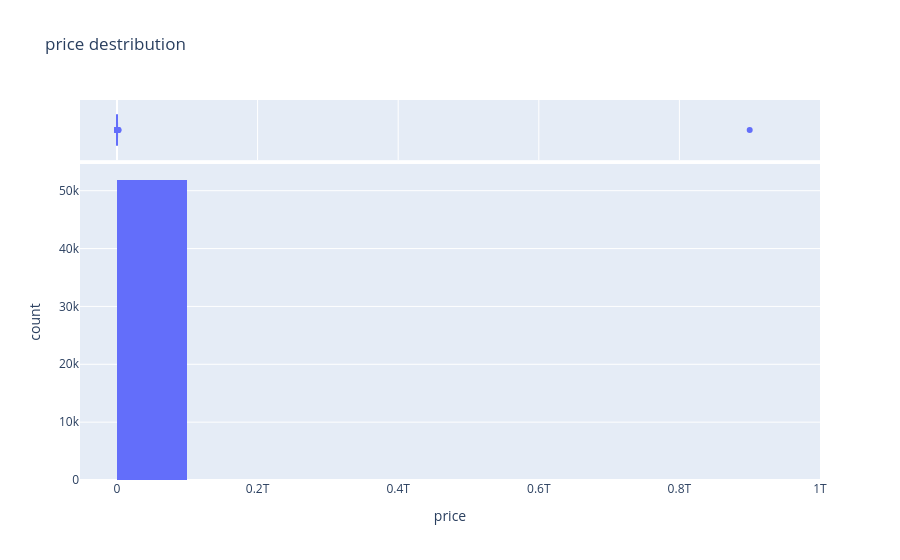

Here is the notebook cell this chart was saved with:
### Markdown cell above
- The mean price (Rs 58.3M) is much higher than the median (Rs 28.5M), showing extreme right skew 
  caused by extreme unnatural house prices like 900 Billion.
- The minimum price of Rs 7 is clearly a fake or test listing — impossible for a real house.
- 50% of houses are priced between Rs 17M and Rs 47.5M which is realistic for the Sri Lankan market.
- Standard deviation of Rs 3.9 Billion is much higher the mean — which means extreme outliers.

- Average house size is 2,670 sqft, median is 2,350 sqft. Minimum of 0 sqft is physically impossible — data error.
- Maximum of 900,000 sqft is clearly wrong.

- Average land size is 18.3 perches but median is only 10 perches — heavily pulled up by outliers
- Minimum of 0 perches is physically impossible.
- Maximum of 62,500 perches equals 156 acres — 
  clearly not a residential property.
- 75% of houses sit on land below 12.5 perches 
  which is typical for Sri Lankan residential plots.

### Code cell
figure = px.histogram(houses_df,
                     x='price',
                     marginal ='box',
                     nbins = 10,
                     title='price destribution')

figure.show()

### Figure 1 — Plotly figure (JSON) as saved in the notebook; plotly's stock layout.template omitted (floating-point values rounded to 4 significant figures; data arrays with more than 128 entries replaced by an {"elided": "..."} marker saying what was removed)
{"data": [{"bingroup": "x", "hovertemplate": "price=%{x}<br>count=%{y}<extra></extra>", "legendgroup": "", "marker": {"color": "#636efa", "pattern": {"shape": ""}}, "name": "", "nbinsx": 10, "orientation": "v", "showlegend": false, "type": "histogram", "x": {"elided": "51888 float values"}, "xaxis": "x", "yaxis": "y"}, {"hovertemplate": "price=%{x}<extra></extra>", "legendgroup": "", "marker": {"color": "#636efa"}, "name": "", "notched": true, "showlegend": false, "type": "box", "x": {"elided": "51888 float values"}, "xaxis": "x2", "yaxis": "y2"}], "layout": {"barmode": "relative", "legend": {"tracegroupgap": 0}, "title": {"text": "price destribution"}, "xaxis": {"anchor": "y", "domain": [0, 1], "title": {"text": "price"}}, "xaxis2": {"anchor": "y2", "domain": [0, 1], "matches": "x", "showgrid": true, "showticklabels": false}, "yaxis": {"anchor": "x", "domain": [0, 0.8316], "title": {"text": "count"}}, "yaxis2": {"anchor": "x2", "domain": [0.8416, 1], "matches": "y2", "showgrid": false, "showline": false, "showticklabels": false, "ticks": ""}}}
